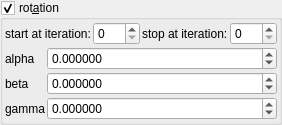
    <widget class="MyGroupBox" name="groupCheck_transf_rotation_enabled_false">
     <property name="title">
      <string>rot&amp;ation</string>
     </property>
     <property name="checkable">
      <bool>true</bool>
     </property>
     <layout class="QVBoxLayout" name="verticalLayout_9" stretch="0,0">
      <property name="spacing">
       <number>2</number>
      </property>
      <property name="leftMargin">
       <number>2</number>
      </property>
      <property name="topMargin">
       <number>2</number>
      </property>
      <property name="rightMargin">
       <number>2</number>
      </property>
      <property name="bottomMargin">
       <number>2</number>
      </property>
      <item>
       <layout class="QGridLayout" name="gridLayout_67">
        <property name="spacing">
         <number>2</number>
        </property>
        <item row="1" column="3">
         <widget class="MySpinBox" name="spinboxInt_transf_stop_iterations_R">
          <property name="sizePolicy">
           <sizepolicy hsizetype="Minimum" vsizetype="Maximum">
            <horstretch>0</horstretch>
            <verstretch>0</verstretch>
           </sizepolicy>
          </property>
          <property name="maximum">
           <number>999</number>
          </property>
         </widget>
        </item>
        <item row="1" column="1">
         <widget class="MySpinBox" name="spinboxInt_transf_start_iterations_R">
          <property name="sizePolicy">
           <sizepolicy hsizetype="Minimum" vsizetype="Maximum">
            <horstretch>0</horstretch>
            <verstretch>0</verstretch>
           </sizepolicy>
          </property>
          <property name="maximum">
           <number>999</number>
          </property>
         </widget>
        </item>
        <item row="1" column="0">
         <widget class="QLabel" name="label_262">
          <property name="text">
           <string>start at iteration:</string>
          </property>
         </widget>
        </item>
        <item row="1" column="2">
         <widget class="QLabel" name="label_265">
          <property name="text">
           <string>stop at iteration:</string>
          </property>
         </widget>
        </item>
       </layout>
      </item>
      <item>
       <layout class="QGridLayout" name="gridLayout_49" columnstretch="0,1">
        <property name="spacing">
         <number>2</number>
        </property>
        <item row="0" column="1">
         <widget class="MyDoubleSpinBox" name="spinboxd3_transf_rotation_x">
          <property name="sizePolicy">
           <sizepolicy hsizetype="Minimum" vsizetype="Maximum">
            <horstretch>0</horstretch>
            <verstretch>0</verstretch>
           </sizepolicy>
          </property>
          <property name="prefix">
           <string/>
          </property>
          <property name="suffix">
           <string/>
          </property>
          <property name="decimals">
           <number>6</number>
          </property>
          <property name="minimum">
           <double>-36000.000000000000000</double>
          </property>
          <property name="maximum">
           <double>36000.000000000000000</double>
          </property>
          <property name="singleStep">
           <double>1.000000000000000</double>
          </property>
         </widget>
        </item>
        <item row="1" column="1">
         <widget class="MyDoubleSpinBox" name="spinboxd3_transf_rotation_y">
          <property name="sizePolicy">
           <sizepolicy hsizetype="Minimum" vsizetype="Maximum">
            <horstretch>0</horstretch>
            <verstretch>0</verstretch>
           </sizepolicy>
          </property>
          <property name="prefix">
           <string/>
          </property>
          <property name="suffix">
           <string/>
          </property>
          <property name="decimals">
           <number>6</number>
          </property>
          <property name="minimum">
           <double>-36000.000000000000000</double>
          </property>
          <property name="maximum">
           <double>36000.000000000000000</double>
          </property>
          <property name="singleStep">
           <double>1.000000000000000</double>
          </property>
         </widget>
        </item>
        <item row="2" column="1">
         <widget class="MyDoubleSpinBox" name="spinboxd3_transf_rotation_z">
          <property name="sizePolicy">
           <sizepolicy hsizetype="Minimum" vsizetype="Maximum">
            <horstretch>0</horstretch>
            <verstretch>0</verstretch>
           </sizepolicy>
          </property>
          <property name="prefix">
           <string/>
          </property>
          <property name="suffix">
           <string/>
          </property>
          <property name="decimals">
           <number>6</number>
          </property>
          <property name="minimum">
           <double>-36000.000000000000000</double>
          </property>
          <property name="maximum">
           <double>36000.000000000000000</double>
          </property>
          <property name="singleStep">
           <double>1.000000000000000</double>
          </property>
         </widget>
        </item>
        <item row="2" column="0">
         <widget class="QLabel" name="label_36">
          <property name="text">
           <string notr="true">gamma</string>
          </property>
         </widget>
        </item>
        <item row="0" column="0">
         <widget class="QLabel" name="label_35">
          <property name="text">
           <string notr="true">alpha</string>
          </property>
         </widget>
        </item>
        <item row="1" column="0">
         <widget class="QLabel" name="label_40">
          <property name="text">
           <string notr="true">beta</string>
          </property>
         </widget>
        </item>
       </layout>
      </item>
     </layout>
    </widget>
